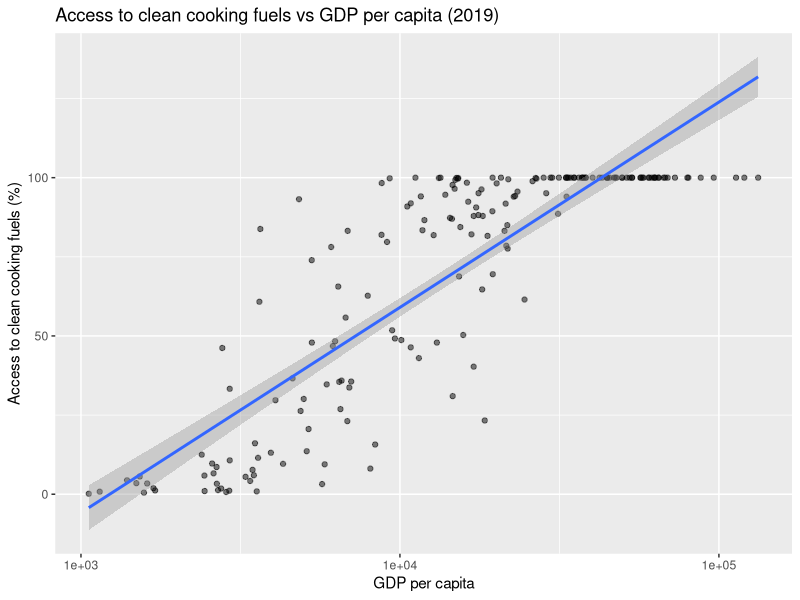
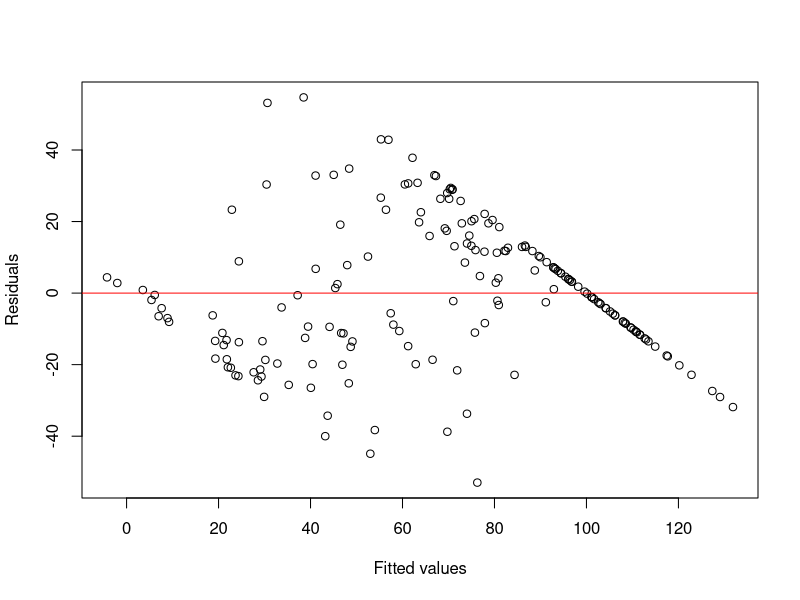
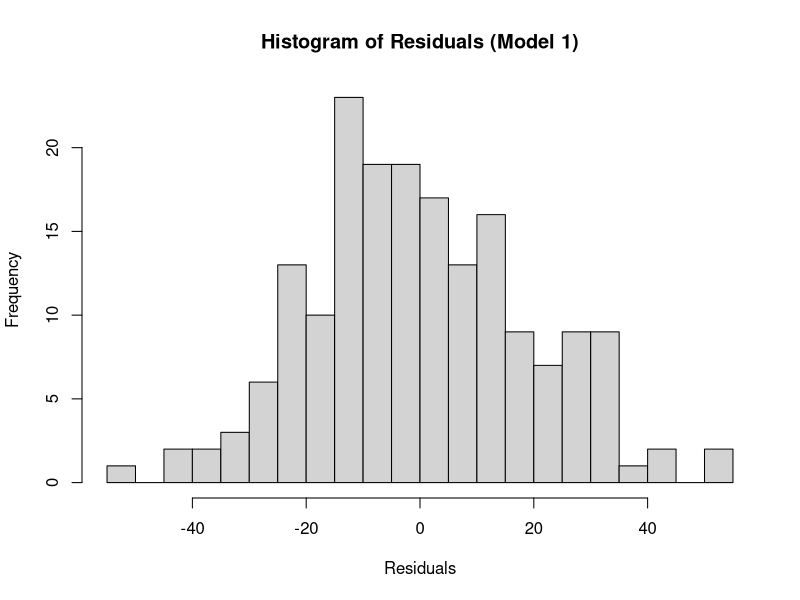
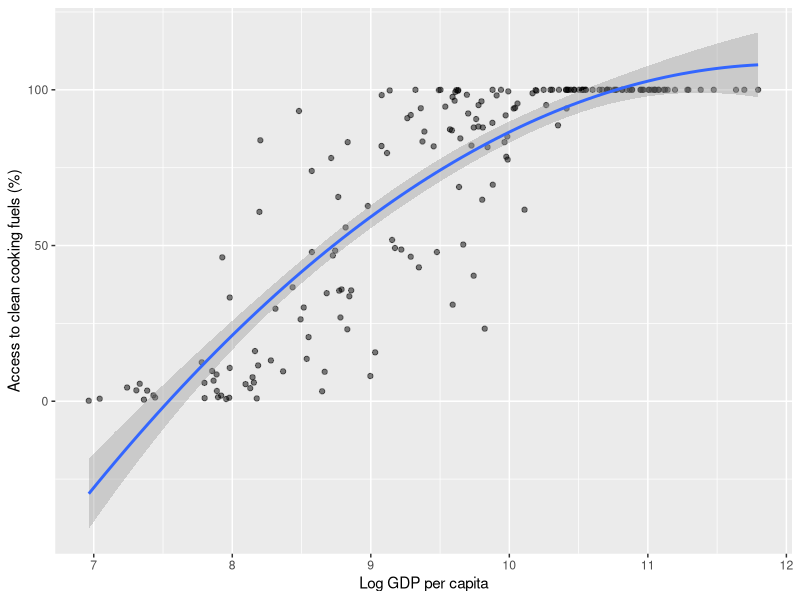
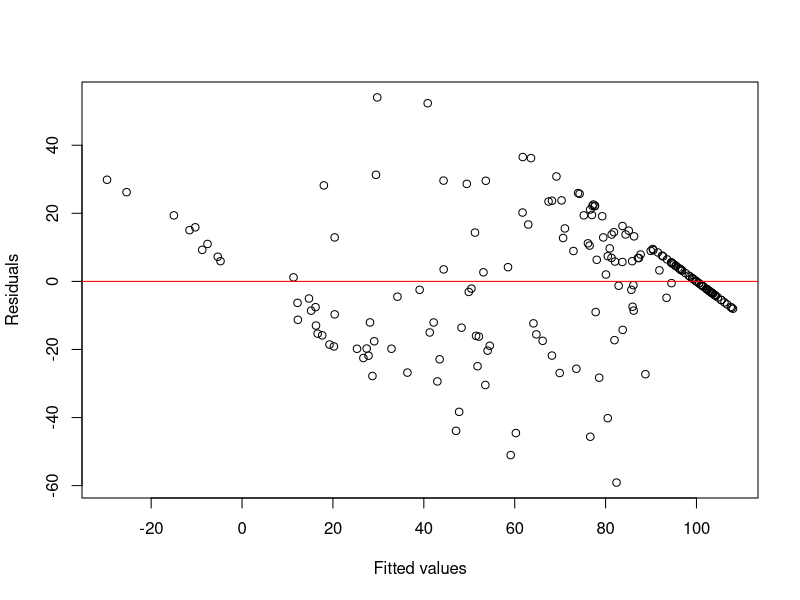
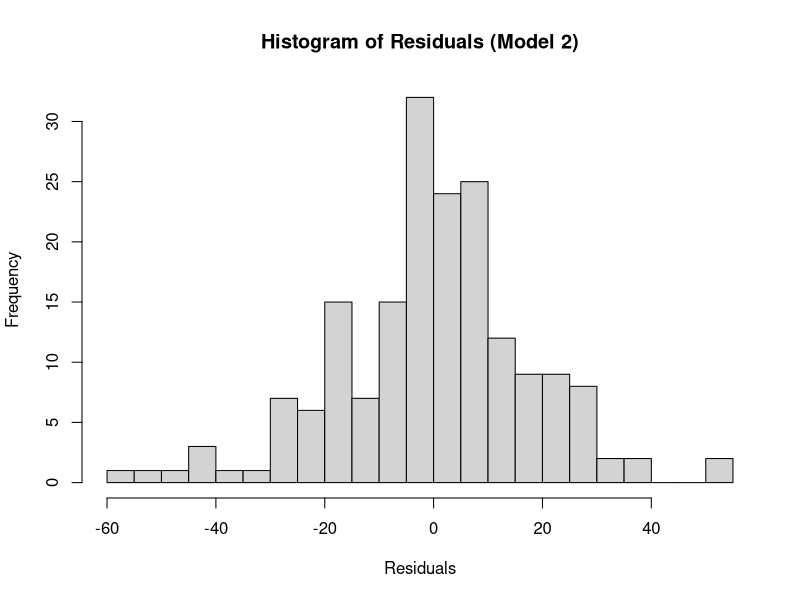
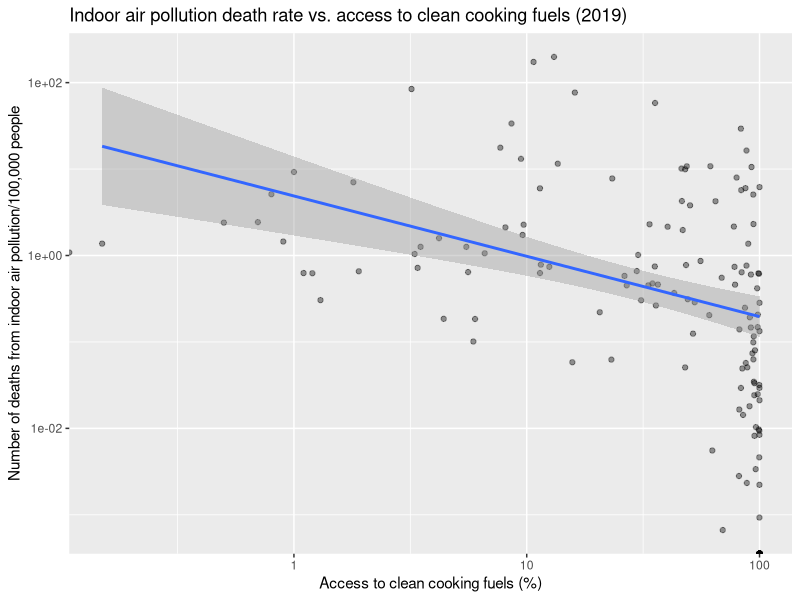
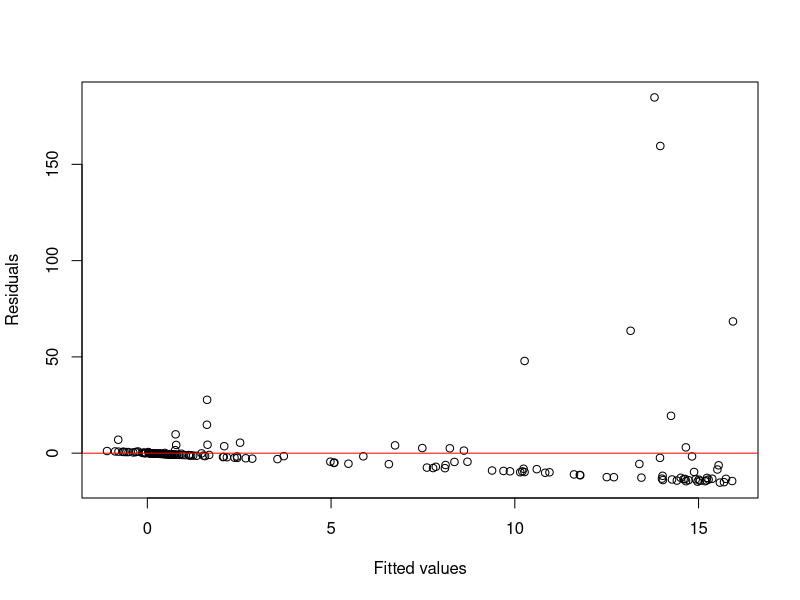

Source code (R) for these figures, in order:
## ---- chunk 1
#| echo: false
#| message: false
library(tidyverse)
data <- read_csv("access-to-clean-fuels-for-cooking-vs-gdp-per-capita.csv")

data_2019 <- data |>
  filter(Year == 2019)

ggplot(data_2019, aes(x = `GDP per capita`,
                      y = `Access to clean fuels and technologies for cooking`)) +
  geom_point(alpha = 0.5) +
  geom_smooth(method = "lm") +
  scale_x_log10() +
  labs(x = "GDP per capita",
       y = "Access to clean cooking fuels (%)",
       title = "Access to clean cooking fuels vs GDP per capita (2019)")

## ---- chunk 2
#| echo: false
#| message: false
# Add income group column
data <- data |>
  mutate(income_group = case_when(
    `GDP per capita` < 1000  ~ "Low income",
    `GDP per capita` < 12000 ~ "Middle income",
    TRUE                     ~ "High income"
  ))|>
  filter(`Access to clean fuels and technologies for cooking` <= 100)  # remove bad values
## ---- chunk 3
#| echo: false
#| message: false
model1 <- lm(`Access to clean fuels and technologies for cooking` ~ 
              log(`GDP per capita`), 
            data = data_2019)
summary(model1)
## ---- chunk 4
#| echo: false
#| message: false
plot(model1$fitted.values,
     resid(model1),
     xlab = "Fitted values",
     ylab = "Residuals")

abline(h = 0, col = "red")
## ---- chunk 5
#| echo: false
#| message: false
hist(resid(model1),
     main = "Histogram of Residuals (Model 1)",
     xlab = "Residuals",
     breaks = 20)
## ---- chunk 6
#| echo: false
#| message: false
library(tidyverse)
data_2019 <- data_2019 |>
  mutate(log_gdp = log(`GDP per capita`))

ggplot(data_2019, aes(x = log_gdp,
                      y = `Access to clean fuels and technologies for cooking`)) +
  geom_point(alpha = 0.5) +
  stat_smooth(method = "lm",
              formula = y ~ x + I(x^2)) +
  labs(x = "Log GDP per capita",
       y = "Access to clean cooking fuels (%)")
## ---- chunk 7
#| echo: false
#| message: false
model2 <- lm(`Access to clean fuels and technologies for cooking` ~ log(`GDP per capita`) + I(log(`GDP per capita`)^2),
             data = data_2019)
summary(model2)
## ---- chunk 8
#| echo: false
#| message: false
plot(model2$fitted.values,
     resid(model2),
     xlab = "Fitted values",
     ylab = "Residuals")

abline(h = 0, col = "red")
## ---- chunk 9
#| echo: false
#| message: false
hist(resid(model2),
     main = "Histogram of Residuals (Model 2)",
     xlab = "Residuals",
     breaks = 20)
## ---- chunk 10
#| echo: false
#| message: false
anova(model1, model2)
## ---- chunk 11
#| echo: false
#| message: false
library(readr)
share_of_rural_population_with_electricity_access_vs_share_of_total_population_with_electricity_access <- read_csv("share-of-rural-population-with-electricity-access-vs-share-of-total-population-with-electricity-access.csv")
## ---- chunk 12
#| echo: false
#| message: false
rural_vs_urban <- share_of_rural_population_with_electricity_access_vs_share_of_total_population_with_electricity_access
## ---- chunk 13
#| echo: false
#| message: false
rural_vs_urban_2019 <- rural_vs_urban |>
  filter(Year == 2019)
## ---- chunk 14
#| echo: false
#| message: false
rural_vs_urban_2019 <- as.data.frame(rural_vs_urban_2019)
## ---- chunk 15
#| echo: false
#| message: false
joined_data <- full_join(data_2019, rural_vs_urban_2019, by = "Entity")
## ---- chunk 16
#| echo: false
#| message: false
joined_data <- joined_data |>
  mutate(rural_urban_gap = `Share of urban population with access` - 
          `Share of rural population with access`)
## ---- chunk 17
#| echo: false
#| message: false
model <- lm (`Access to clean fuels and technologies for cooking`~ log_gdp + rural_urban_gap, data = joined_data)
summary(model)
## ---- chunk 18
#| echo: false
#| message: false
library(readr)
deaths_attributed_to_household_air_pollution_vs_deaths_attributed_to_ambient_air_pollution <- read_csv("deaths-attributed-to-household-air-pollution-vs-deaths-attributed-to-ambient-air-pollution.csv")
## ---- chunk 19
#| echo: false
#| message: false
deaths <- deaths_attributed_to_household_air_pollution_vs_deaths_attributed_to_ambient_air_pollution
## ---- chunk 20
#| echo: false
#| message: false
deaths <- deaths |>
mutate(
    indoor_death_rate = `Deaths attributed to household air pollution` / Population * 100000
  )
## ---- chunk 21
#| echo: false
#| message: false
merged <- full_join(data_2019, deaths, by = "Entity")
## ---- chunk 22
#| echo: false
#| message: false
ggplot(merged, aes(x = `Access to clean fuels and technologies for cooking`,
                      y = `indoor_death_rate`)) +
  geom_point(alpha = 0.4) +
  geom_smooth(method = "lm") +
  scale_x_log10() +
  scale_y_log10() +
  labs(x = "Access to clean cooking fuels (%)",
       y = "Number of deaths from indoor air pollution/100,000 people",
       title = "Indoor air pollution death rate vs. access to clean cooking fuels (2019)")
## ---- chunk 23
#| echo: false
#| message: false
model3 <- lm(indoor_death_rate ~ `Access to clean fuels and technologies for cooking` + log_gdp,
  data = merged)
summary(model3)
## ---- chunk 24
#| echo: false
#| message: false
plot(model3$fitted.values,
     resid(model3),
     xlab = "Fitted values",
     ylab = "Residuals")

abline(h = 0, col = "red")
